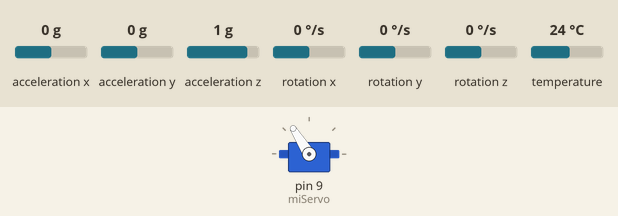
The sketch below on a simulated Arduino Uno, built with avr-gcc and run on an emulated ATmega328P. On the bench: servo. The test bench sets the inputs (shaded band); at power-on: acceleration y 0 g, acceleration z 1 g, rotation x 0 °/s, acceleration x 0 g, rotation y 0 °/s, rotation z 0 °/s, temperature 24 °C. What the sketch prints to the serial monitor is not drawn.

Above: at 1.2 s.
1.3 s: acceleration y set to -1.4 g
3.5 s: acceleration z set to -1.4 g
5.5 s: rotation x set to -192 °/s
Timing chart, 0 to 13.5 s (numbered marks = the images above; inputs shaded):
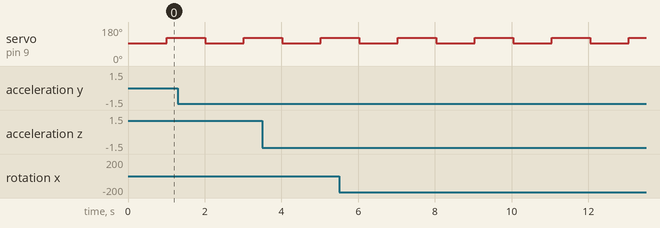

Measured:
- by itself, servo on pin 9 (miServo): alternates 122° for 1.0 s and 93° for 1.0 s

The sketch:

Servo_velocidad.ino
```cpp
#include <Servo.h>
#include <Adafruit_MPU6050.h>
#include <Adafruit_Sensor.h>
#include <Wire.h>

#define PERIODO 20000 //período del ciclo en us. En este caso se elige un preíodo grande para que el servo tenga tiempo para estabilizarse

Adafruit_MPU6050 mpu;
Servo miServo;

void setup() {
  miServo.attach(9); // pin PWM
  Serial.begin(115200); // Inicia la comunicación serial

  Serial.println("Adafruit MPU6050 test!");

  // Try to initialize!
  if (!mpu.begin()) {
    Serial.println("Failed to find MPU6050 chip");
    while (1) {
      delay(10);
    }
  }
  Serial.println("MPU6050 Found!");

  mpu.setAccelerometerRange(MPU6050_RANGE_8_G);
  mpu.setGyroRange(MPU6050_RANGE_500_DEG);
  mpu.setFilterBandwidth(MPU6050_BAND_44_HZ);
}


float theta_x_gyro = 0; //Posición angular estimada por el giroscopio, asumimos que inicialmente es 0
float theta_x_acc = 0; //Posición angular estimada por el giroscopio, asumimos que inicialmente es 0
float theta_x_fc = 0; //Posición angular estimada por el filtro complementario

float alpha = 0.05;

float angulo_comando = 0;

int i = 0;

void loop() {
  unsigned long t_ini = micros();

  int duty_cycle_servo = (int)mapFloat(angulo_comando, -90, 90, 600, 2400); //544 y 2400 son los valores que acepta writeMicroseconds según la documentación
  miServo.writeMicroseconds(duty_cycle_servo);

  //Estimo el ángulo
  sensors_event_t a, g, t;
  mpu.getEvent(&a, &g, &t);
  theta_x_gyro = theta_x_fc + (180/PI) * g.gyro.x * PERIODO/1000000; //OBS: ¿Qué pasa si el ciclo tarda más de lo esperado?
  theta_x_acc = (180/PI) * atan2(a.acceleration.y, a.acceleration.z);

  theta_x_fc = alpha * theta_x_acc + (1 - alpha) * theta_x_gyro;

  float datos[2] = {(float)angulo_comando, (180/PI) * theta_x_fc};
  //Envío los datos a matlab
  matlab_send(datos, 2);

  i = (i + 1)%50; //Actualizo i.

  if(i == 0){
    if(angulo_comando == 0){
      angulo_comando = 30;
    }else{
      angulo_comando = 0;
    }
  } //de esta forma, cada 50 ciclos (1 segundo) cambio el ángulo de comando.
  while(micros() - t_ini < PERIODO){}
}

float mapFloat(float valor, float x_inicial, float x_final, float y_inicial, float y_final){
  return (y_final - y_inicial)/(x_final - x_inicial) * (valor - x_inicial) + y_inicial;
}

void matlab_send(float *datos, size_t largo){
  Serial.write("abcd");
  for(size_t i = 0; i < largo; i++){
    byte * b = (byte *) &datos[i];
    Serial.write(b,4);
  }
}
```
